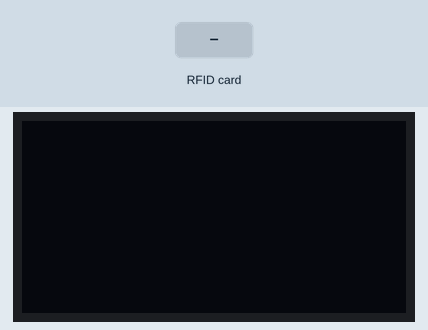
Recording of a sketch running on a simulated ESP32. Parts: 128×64 one-colour display. Inputs (shaded band) come from the test bench. The OLED is the two-colour kind (top 16 rows yellow); what the sketch prints to the serial monitor is not drawn.

Above: at 1.3 s.
1.4 s: RFID card 7A 3A 95 19 held to the reader
At 2.6 s:
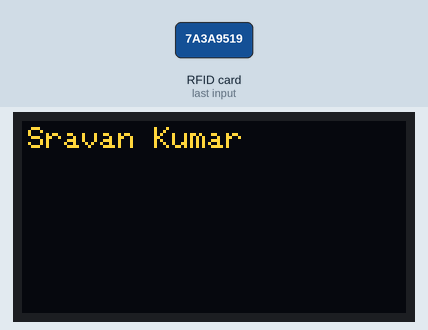
2.9 s: RFID card AA 29 9A 19 held to the reader
At 4.1 s:
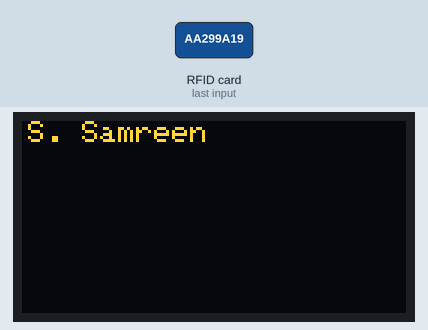
4.4 s: RFID card 79 D0 24 A3 held to the reader
At 5.6 s:
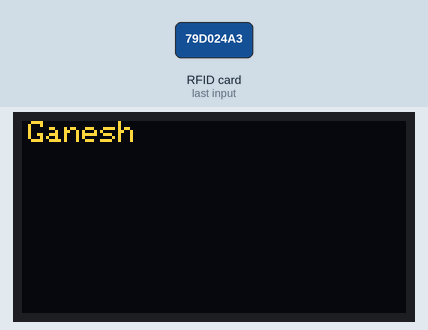
5.9 s: RFID card 5E 7A 19 C4 held to the reader
At 7.1 s:
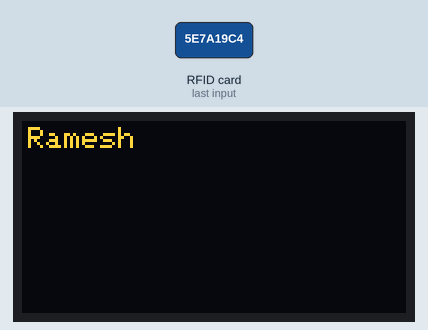
7.4 s: RFID card 7A 3A 95 19 held to the reader
At 8.7 s:
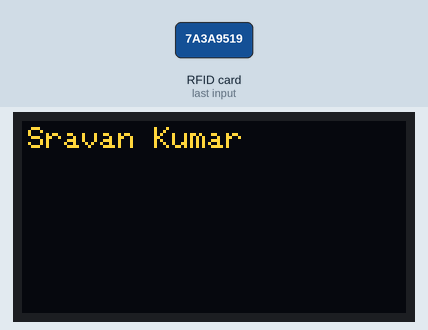
Timing chart, 0 to 9.9 s (numbered marks = the images above; inputs shaded):
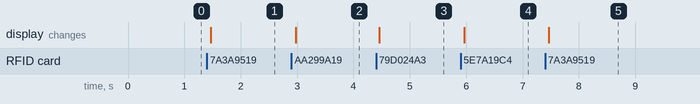

Measured:
- after the input at 1.4 s, the display: changes after 0.07 s (image 1)
- after the input at 2.9 s, the display: changes after 0.07 s (image 2)
- after the input at 4.4 s, the display: changes after 0.06 s (image 3)
- after the input at 5.9 s, the display: changes after 0.06 s (image 4)
- after the input at 7.4 s, the display: changes after 0.07 s (image 5)

The sketch:

RFID_Final.ino
```cpp
#include <SPI.h>
#include <MFRC522.h>
#include <Arduino.h>
#include <Adafruit_GFX.h>
#include <Adafruit_SH1106.h>
#include <Wire.h>
#define OLED_SDA 21
#define OLED_SCL 22

Adafruit_SH1106 display(21, 22);

// Instantiate an object for the OLED screen

#define SS_PIN 5
#define RST_PIN 27

MFRC522 mfrc522(SS_PIN, RST_PIN);

void setup() {

  Serial.begin(9600);
  SPI.begin();
  mfrc522.PCD_Init();
  Serial.println("Put your card to the reader...");
   display.begin(SH1106_SWITCHCAPVCC, 0x3C);
  display.clearDisplay();
  display.display();
  //set the text size, color, cursor position and displayed text
  display.setTextColor(WHITE);
  display.setTextSize(1.5);
  display.setCursor(0, 0);
 //display.println("Hello World!");
 display.display();
}

void loop() {

  if( ! mfrc522.PICC_IsNewCardPresent()){
    return;
  }

  if( ! mfrc522.PICC_ReadCardSerial()){
    return;
  }

  Serial.print("UID tag :");
  String content = "";
  byte letter;

  for(byte i = 0; i < mfrc522.uid.size; i++){
    Serial.print(mfrc522.uid.uidByte[i] < 0x10 ? " 0" : " ");
    Serial.print(mfrc522.uid.uidByte[i], HEX);
    content.concat(String(mfrc522.uid.uidByte[i] < 0x10 ? " 0" : " "));
    content.concat(String(mfrc522.uid.uidByte[i], HEX));
  }

  Serial.println();
  //Serial.print("Name : ");
  //display.println("Name : ");
  display.display();
  content.toUpperCase();

  if(content.substring(1) == "7A 3A 95 19"){
    Serial.println("Sravan Kumar");
    display.setCursor(2, 2);
    display.clearDisplay();
    display.println("Sravan Kumar");
    display.display();
    Serial.println();
    delay(1000);
  }

  else if(content.substring(1) == "AA 29 9A 19"){
    Serial.println("S. Samreen");
    display.setCursor(2, 0);
    display.clearDisplay();
    display.println("S. Samreen");
    display.display();
    Serial.println();
    delay(1000);
  }
else if(content.substring(1) == "79 D0 24 A3"){
    Serial.println("Ganesh");
    Serial.println();
    display.setCursor(2, 0);
    display.clearDisplay();
    display.println("Ganesh");
    display.display();

    delay(1000);
  }
  else if(content.substring(1) == "79 D0 24 A3"){
    Serial.println("Sohail");
    Serial.println();
     display.setCursor(2, 2);
    display.clearDisplay();
    display.println("Sohil");
    display.display();
    delay(1000);
  }
  else{
    Serial.println("Ramesh");
     display.setCursor(2, 2);
    display.clearDisplay();
    display.println("Ramesh");
    display.display();
    delay(1000);
  }

}
```
